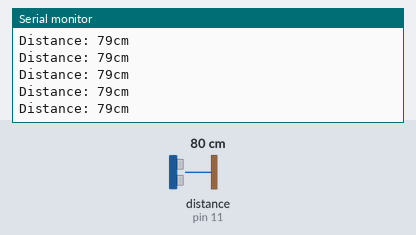
The sketch below on a simulated Arduino Uno, built with avr-gcc and run on an emulated ATmega328P. On the bench: the last lines printed to the serial monitor. Wiring (inferred from the names in the program): ultrasonic range finder: trigger pin 12; echo pin 11. The inputs (shaded band) are chosen by the test bench; at power-on: distance to the obstacle (sensor on pin 11) 80 cm. The echo pulse lasts 58.3 µs per cm.

Above: at 1.2 s.
1.3 s: distance to the obstacle (sensor on pin 11) set to 2 cm
At 2.2 s:
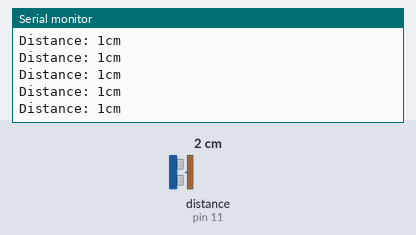
4.3 s: distance to the obstacle (sensor on pin 11) set to 18 cm
At 5.3 s:
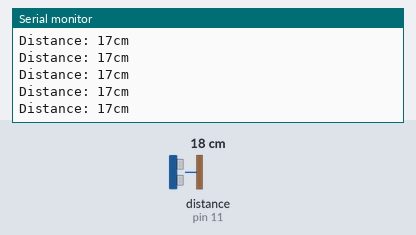
7.3 s: distance to the obstacle (sensor on pin 11) set to 4 cm
At 8.3 s:
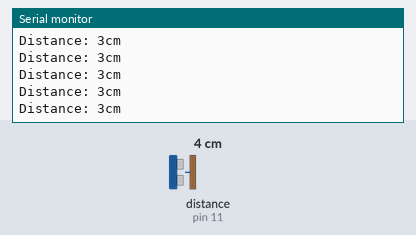
10.3 s: distance to the obstacle (sensor on pin 11) set to 35 cm
At 11.3 s:
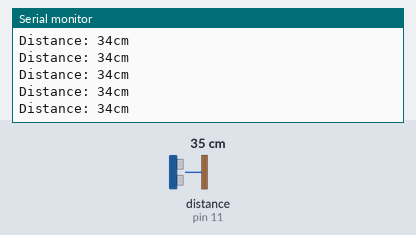
13.3 s: distance to the obstacle (sensor on pin 11) set to 299 cm
At 14.2 s:
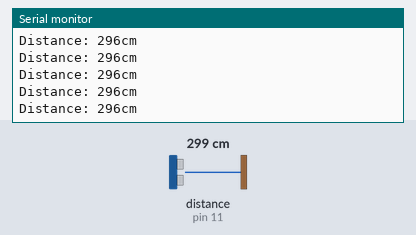
Timing chart, 0 to 16.3 s (numbered marks = the images above; inputs shaded):
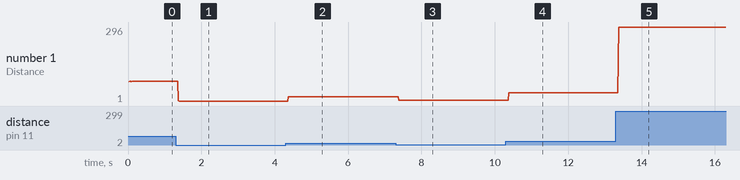

Measured:
- after the input at 1.3 s, the serial monitor: prints a new line after 0.08 s (image 1)
- after the input at 4.3 s, the serial monitor: prints a new line after 0.07 s (image 2)
- after the input at 7.3 s, the serial monitor: prints a new line after 0.08 s (image 3)
- after the input at 10.3 s, the serial monitor: prints a new line after 0.08 s (image 4)
- after the input at 13.3 s, the serial monitor: prints a new line after 0.07 s (image 5)
- plotted number 1: 79 → 1 after the input at 1.3 s, 1 → 17 after the input at 4.3 s, 17 → 3 after the input at 7.3 s, 3 → 34 after the input at 10.3 s, 34 → 296 after the input at 13.3 s

The sketch:

sketch_oct06c.ino
```cpp
#define pin_Echo 11
#define pin_Trig 12
long duration;
int distance;

void setup() {
  pinMode(pin_Trig, OUTPUT);
  pinMode(pin_Echo, INPUT);
  Serial.begin(9600);
  Serial.println("Ultrasonnic sensor Test!");
}

void loop() {
  digitalWrite(pin_Trig, LOW);
  delayMicroseconds(2);
  digitalWrite(pin_Trig, HIGH);
  delayMicroseconds(10);
  digitalWrite(pin_Trig, LOW);

  duration = pulseIn(pin_Echo, HIGH);
  distance = duration * 340 * 100 / 1000000 / 2;
  Serial.print("Distance: ");
  Serial.print(distance);
  Serial.println("cm");

}
```
